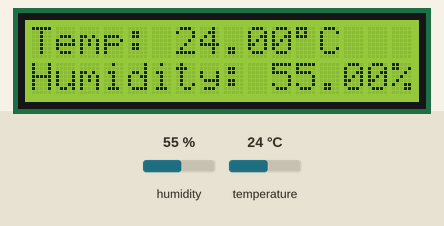
A sketch run on a simulated Arduino Uno, built with avr-gcc and run on an emulated ATmega328P. Shown: 16×2 character LCD. The test bench sets the inputs (shaded band); at power-on: humidity 55 %, temperature 24 °C.

Above: at 1.2 s.
1.3 s: humidity set to 22 %
At 3.3 s:
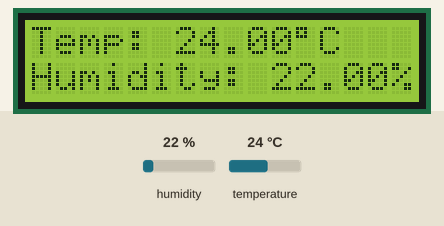
3.6 s: temperature set to 12 °C
At 4.8 s:
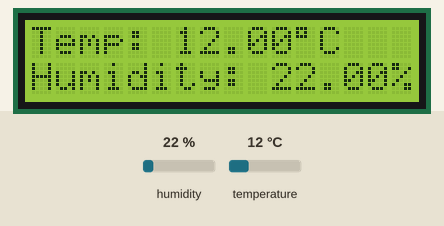
5.7 s: humidity set to 40 %
At 7.2 s:
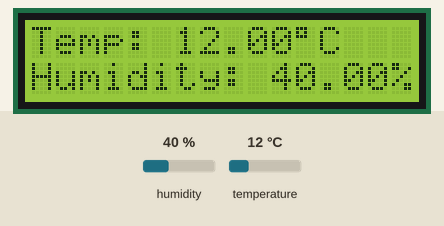
7.7 s: temperature set to 19 °C
At 9.5 s:
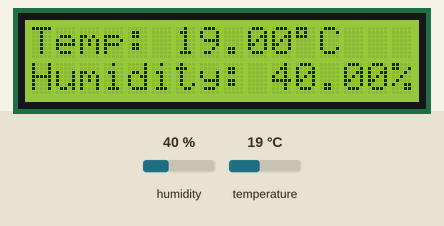
Timing chart, 0 to 10.8 s (numbered marks = the images above; inputs shaded):
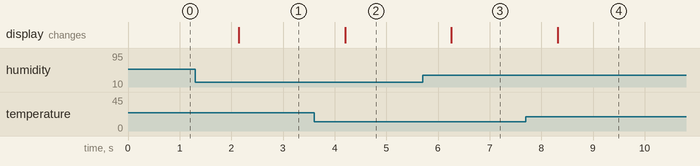

Measured:
- after the input at 1.3 s, the display: changes after 0.85 s (image 1)
- after the input at 3.6 s, the display: changes after 0.60 s (image 2)
- after the input at 5.7 s, the display: changes after 0.56 s (image 3)
- after the input at 7.7 s, the display: changes after 0.61 s (image 4)

The sketch:

dht_lcd.ino
```cpp
#include <DHT.h>

#include <LiquidCrystal.h>
const int rs = 12, en = 11, d4 = 5, d5 = 4, d6 = 3, d7 = 2;
LiquidCrystal lcd(rs, en, d4, d5, d6, d7);


dht DHT;

#define DHT11_PIN 7

void setup(){
  lcd.begin(16, 2);
}

void loop()
{
  int chk = DHT.read11(DHT11_PIN);
  lcd.setCursor(0,0);
  lcd.print("Temp: ");
  lcd.print(DHT.temperature);
  lcd.print((char)223);
  lcd.print("C");
  lcd.setCursor(0,1);
  lcd.print("Humidity: ");
  lcd.print(DHT.humidity);
  lcd.print("%");
  delay(1000);
}
```
